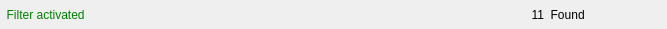
<?xml version="1.0" encoding="UTF-8"?>
<ui version="4.0">
 <class>filterMode</class>
 <widget class="QWidget" name="filterMode">
  <property name="geometry">
   <rect>
    <x>0</x>
    <y>0</y>
    <width>667</width>
    <height>29</height>
   </rect>
  </property>
  <property name="windowTitle">
   <string>Form</string>
  </property>
  <property name="styleSheet">
   <string notr="true"/>
  </property>
  <layout class="QHBoxLayout" name="horizontalLayout_2">
   <property name="spacing">
    <number>0</number>
   </property>
   <property name="margin">
    <number>0</number>
   </property>
   <item>
    <layout class="QHBoxLayout" name="horizontalLayout" stretch="50,60,20,0">
     <property name="spacing">
      <number>0</number>
     </property>
     <item>
      <widget class="QLabel" name="label_2">
       <property name="styleSheet">
        <string notr="true">QLabel {color : green; }</string>
       </property>
       <property name="text">
        <string>  Filter activated</string>
       </property>
      </widget>
     </item>
     <item>
      <widget class="QLabel" name="count">
       <property name="text">
        <string>11</string>
       </property>
       <property name="alignment">
        <set>Qt::AlignRight|Qt::AlignTrailing|Qt::AlignVCenter</set>
       </property>
      </widget>
     </item>
     <item>
      <widget class="QLabel" name="label">
       <property name="text">
        <string>  Found</string>
       </property>
      </widget>
     </item>
     <item>
      <widget class="QPushButton" name="closeFilterMode">
       <property name="maximumSize">
        <size>
         <width>24</width>
         <height>24</height>
        </size>
       </property>
       <property name="text">
        <string/>
       </property>
       <property name="icon">
        <iconset resource="gui.qrc">
         <normaloff>:/cancel.png</normaloff>:/cancel.png</iconset>
       </property>
       <property name="iconSize">
        <size>
         <width>16</width>
         <height>16</height>
        </size>
       </property>
       <property name="flat">
        <bool>true</bool>
       </property>
      </widget>
     </item>
    </layout>
   </item>
  </layout>
 </widget>
 <resources>
  <include location="gui.qrc"/>
 </resources>
 <connections/>
</ui>
